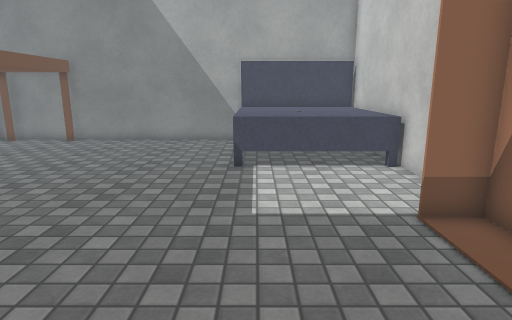
View 1 (above)

14 first-person views from a walk through a Unity game level. The camera is 1.4 m above the floor, tilts 12° down and sees 75° across. The floor is counted in squares, 0.5 m on a side. Each view is taken from the middle of a square. On the plan, view 1 faces up. The plan holds only what a view shows up to about 20 squares ahead; the rest is blank. The player is left out. Door leaves are left out, so doorways stand open. Some surface patterns are stand-ins.

View 2
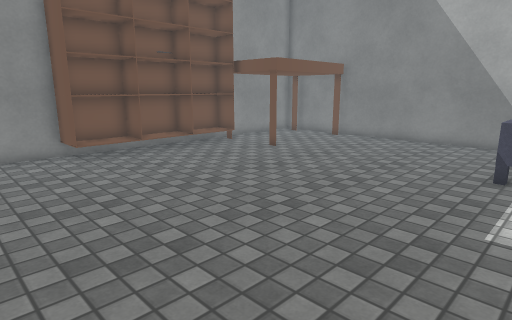

View 3
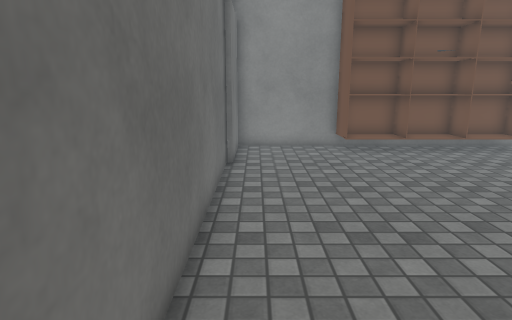

View 4
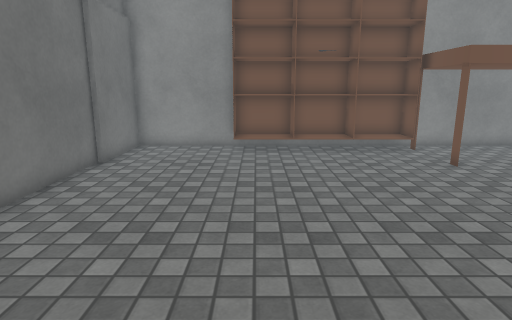

View 5
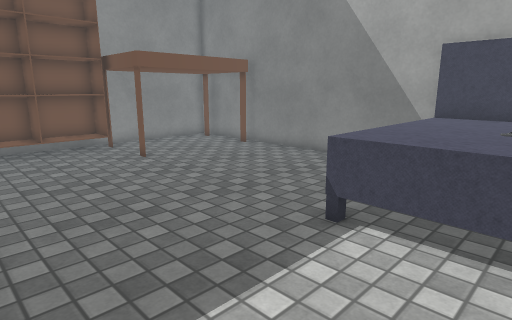

View 6
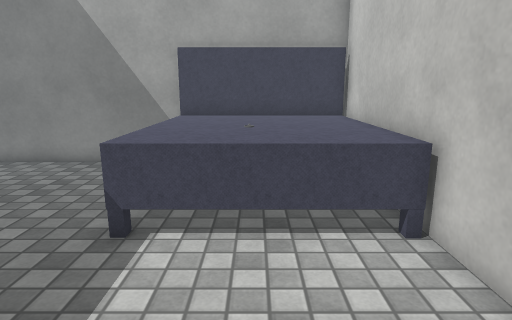

View 7
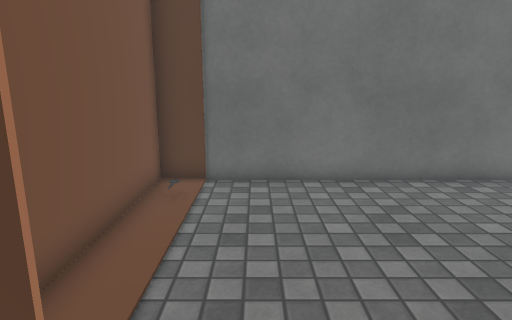

View 8
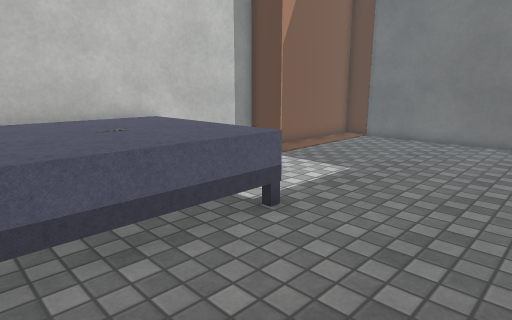

View 9
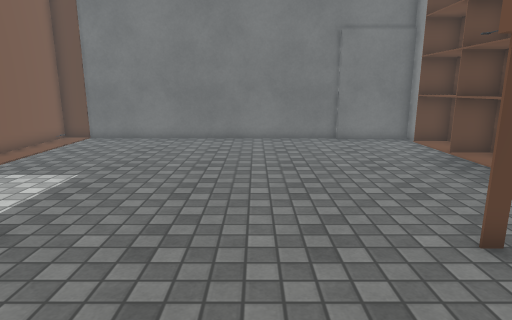

View 10
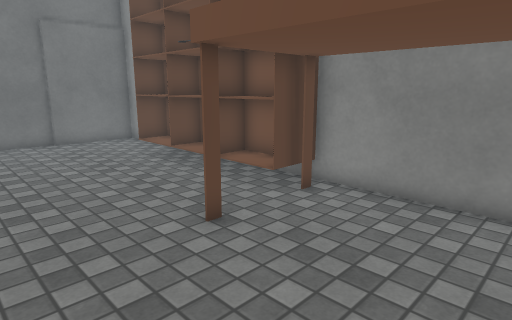

View 11
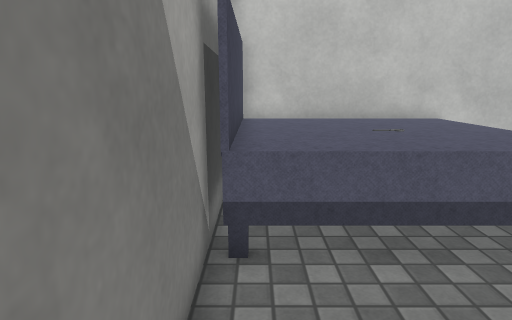

View 12
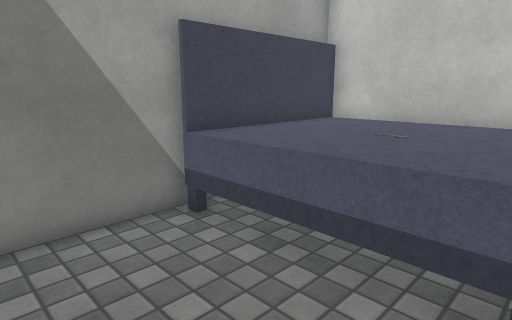

View 13
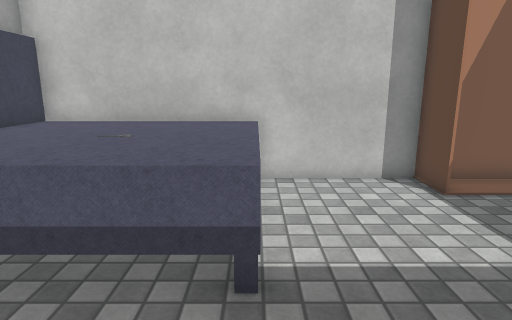

View 14
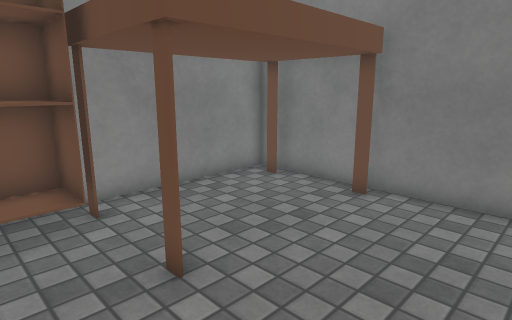

### Floor plan
Key: @ floor where view 1 was taken; # wall or solid block; . floor; D open door; E desk; B bed; K bookshelf; O other object.
Columns run from 15 left of view 1 to 5 right of it. Each row starts with its distance up from view 1.
 19   ################  #
 18 # #..E........BBBBBBB
 17 #.............BBBBBBB
 16 #.............BBBBBBB
 15 #.............BBBOBBB
 14 #.............BBBBBBB
 13 ##............BBBBBBB
 12 KEK..E........BBBBBBB
 11  KK.................#
 10  KK.................#
  9  KK.................#
  8  KK.................#
  7  KK................D#
  6  KK................D#
  5  KK................D#
  4 KKK................D#
  3 #..................D#
  2 #..................D#
  1 #...................#
  0 #..............@...D#
 -1 ###################D#

Where each view was taken, in squares from view 1:
view 1: 0 up, 0 right, facing up
view 2: 0 up, 1 right, facing up-left
view 3: 0 up, 2 right, facing left
view 4: 5 up, 2 right, facing left
view 5: 6 up, 3 right, facing up-left
view 6: 6 up, 2 right, facing up
view 7: 9 up, 2 right, facing down
view 8: 18 up, 6 left, facing down-right
view 9: 18 up, 6 left, facing down
view 10: 18 up, 6 left, facing down-left
view 11: 18 up, 6 left, facing right
view 12: 12 up, 5 left, facing up-right
view 13: 12 up, 5 left, facing right
view 14: 10 up, 6 left, facing up-left
